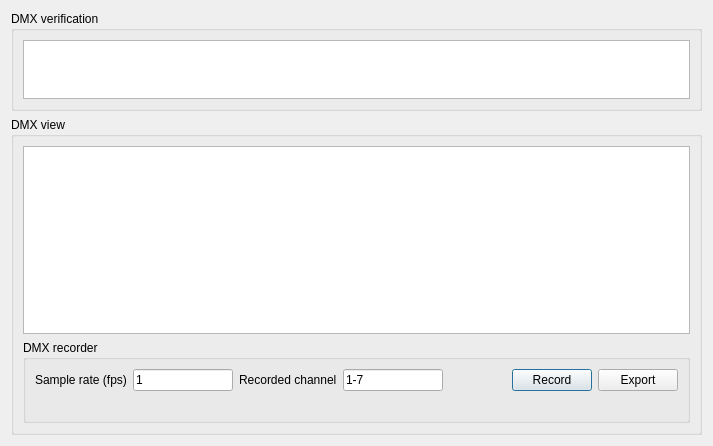
<?xml version="1.0" encoding="UTF-8"?>
<ui version="4.0">
 <class>DMX_Monitor</class>
 <widget class="QDialog" name="DMX_Monitor">
  <property name="geometry">
   <rect>
    <x>0</x>
    <y>0</y>
    <width>713</width>
    <height>446</height>
   </rect>
  </property>
  <property name="windowTitle">
   <string>DMX monitor</string>
  </property>
  <layout class="QVBoxLayout" name="verticalLayout">
   <item>
    <widget class="QGroupBox" name="groupBox">
     <property name="maximumSize">
      <size>
       <width>16777215</width>
       <height>100</height>
      </size>
     </property>
     <property name="title">
      <string>DMX verification</string>
     </property>
     <layout class="QVBoxLayout" name="verticalLayout_2">
      <item>
       <widget class="QTextEdit" name="txt_DMXinfo"/>
      </item>
     </layout>
    </widget>
   </item>
   <item>
    <widget class="QGroupBox" name="groupBox_2">
     <property name="title">
      <string>DMX view</string>
     </property>
     <layout class="QGridLayout" name="gridLayout">
      <item row="0" column="0">
       <widget class="QTableView" name="tableView_DMXval">
        <property name="toolTip">
         <string/>
        </property>
        <property name="toolTipDuration">
         <number>500</number>
        </property>
        <property name="editTriggers">
         <set>QAbstractItemView::NoEditTriggers</set>
        </property>
        <property name="alternatingRowColors">
         <bool>true</bool>
        </property>
        <attribute name="horizontalHeaderDefaultSectionSize">
         <number>33</number>
        </attribute>
       </widget>
      </item>
      <item row="1" column="0">
       <widget class="QGroupBox" name="DMX_Recorder">
        <property name="title">
         <string>DMX recorder</string>
        </property>
        <layout class="QGridLayout" name="gridLayout_2">
         <item row="0" column="3">
          <widget class="QLineEdit" name="txt_RecordedChannel">
           <property name="maximumSize">
            <size>
             <width>100</width>
             <height>16777215</height>
            </size>
           </property>
           <property name="text">
            <string>1-7</string>
           </property>
          </widget>
         </item>
         <item row="0" column="2">
          <widget class="QLabel" name="label_3">
           <property name="text">
            <string>Recorded channel</string>
           </property>
          </widget>
         </item>
         <item row="0" column="5">
          <widget class="QPushButton" name="btn_Rec">
           <property name="text">
            <string>Record</string>
           </property>
          </widget>
         </item>
         <item row="0" column="0">
          <widget class="QLabel" name="label">
           <property name="text">
            <string>Sample rate (fps)</string>
           </property>
          </widget>
         </item>
         <item row="0" column="1">
          <widget class="QLineEdit" name="txt_SampleRate">
           <property name="maximumSize">
            <size>
             <width>100</width>
             <height>16777215</height>
            </size>
           </property>
           <property name="text">
            <string>1</string>
           </property>
          </widget>
         </item>
         <item row="0" column="6">
          <widget class="QPushButton" name="btn_Export">
           <property name="text">
            <string>Export</string>
           </property>
          </widget>
         </item>
         <item row="0" column="4">
          <spacer name="horizontalSpacer">
           <property name="orientation">
            <enum>Qt::Horizontal</enum>
           </property>
           <property name="sizeHint" stdset="0">
            <size>
             <width>40</width>
             <height>20</height>
            </size>
           </property>
          </spacer>
         </item>
         <item row="1" column="0">
          <widget class="QLabel" name="txt_Status">
           <property name="text">
            <string/>
           </property>
          </widget>
         </item>
        </layout>
       </widget>
      </item>
     </layout>
    </widget>
   </item>
  </layout>
 </widget>
 <resources/>
 <connections/>
</ui>
